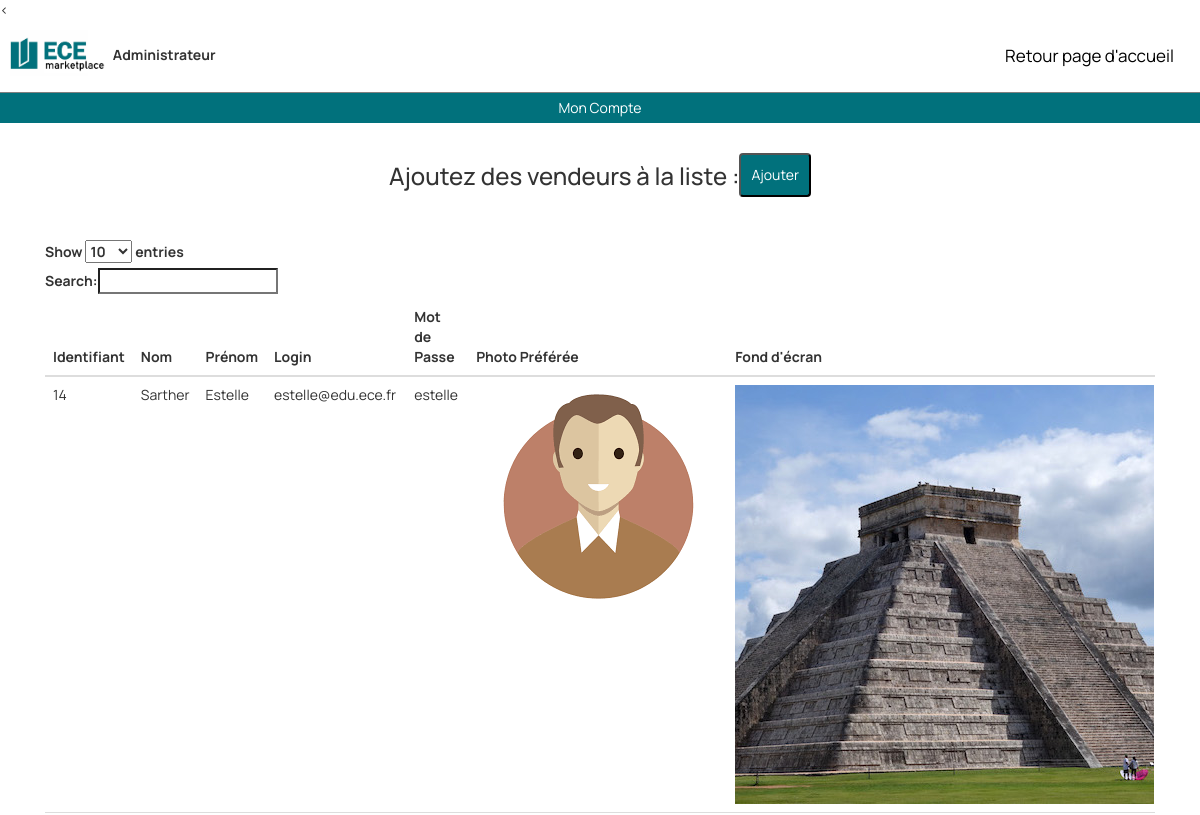
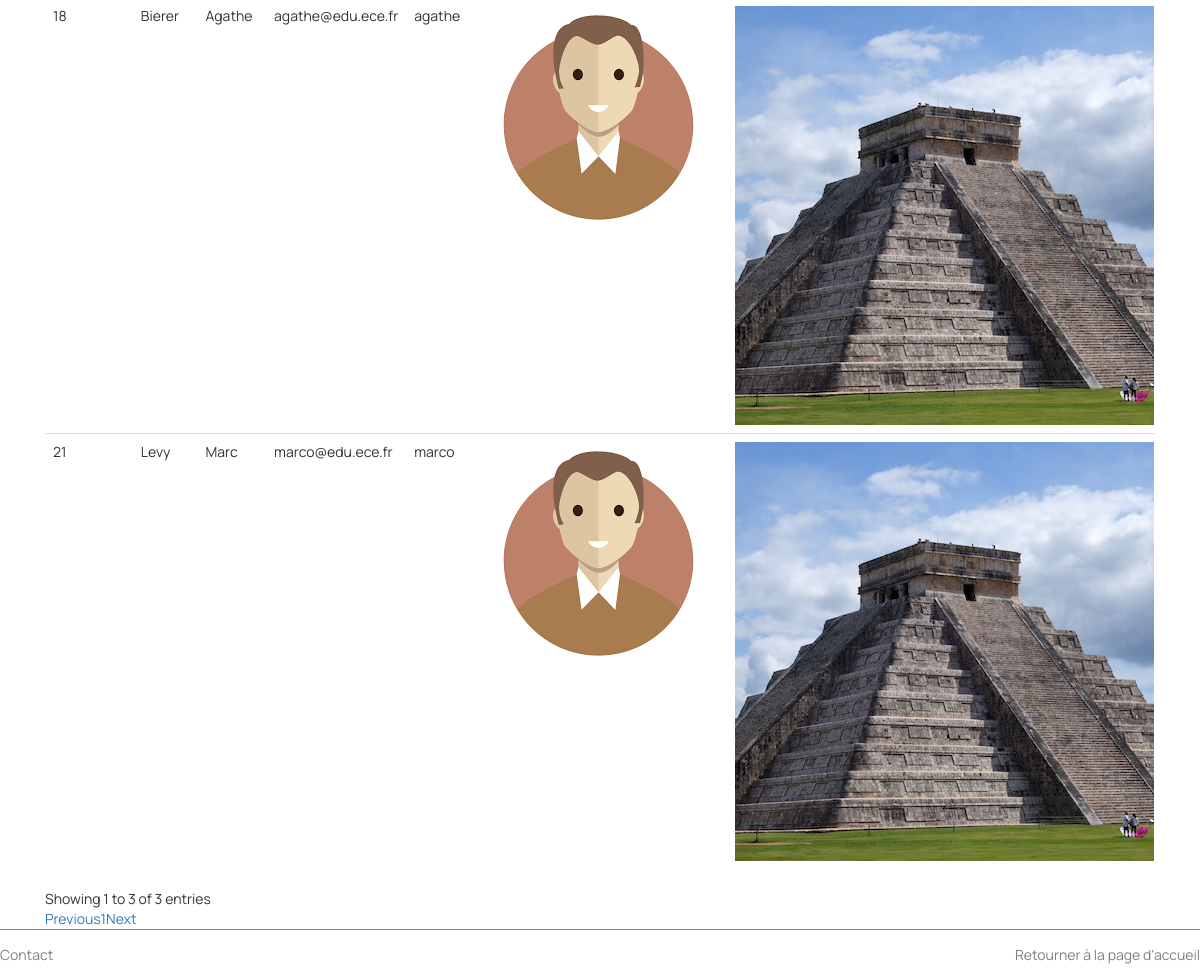
Page /Admin/listeVendeurs.php on the committed database (2 pictures, top to bottom).
### tables this page shows
CREATE TABLE `vendeur` (
  `idVendeur` int(11) NOT NULL,
  `login` varchar(255) NOT NULL,
  `password` varchar(255) NOT NULL,
  `nom` varchar(255) NOT NULL,
  `prenom` varchar(255) NOT NULL,
  `photoPreferee` varchar(255) NOT NULL DEFAULT '../Vendeur/uploads/account.png',
  `backgroundPhoto` varchar(255) NOT NULL DEFAULT '../Vendeur/uploads/mexique.png'
);

### Admin/listeVendeurs.php (the view, shortened to what this page needs)
<!DOCTYPE html>
<html>
<head>
  <link rel="stylesheet"
  href="https://stackpath.bootstrapcdn.com/bootstrap/4.1.3/css/bootstrap.min.css">
  <link rel="stylesheet" href="https://maxcdn.bootstrapcdn.com/bootstrap/4.0.0/css/bootstrap.min.css" >
  <link rel="stylesheet" href="https://cdnjs.cloudflare.com/ajax/libs/font-awesome/4.7.0/css/font-awesome.min.css">
  <link rel="stylesheet" href="https://maxcdn.bootstrapcdn.com/bootstrap/3.4.1/css/bootstrap.min.css">
  <link rel="stylesheet" type="text/css" href="../styles.css">
</head>
<body>
  <<div class="topnav" id="myTopnav" >
  <b class="active"><img src="../img/logomarket.jpg" alt="ECEmarketplace" style="width:100px;"></b>
  <b class="active">Administrateur</b>
  <a href="accueilAdmin.php"> Retour page d'accueil</a>
  </div>
  <div class="parent">Mon Compte
  </div>
  <div class="annonce" style="display:flex;justify-content:center;margin:20px;margin-bottom:40px;">
    <div class=""style="text-align: center;">
      <h3 >Ajoutez des vendeurs à la liste : </h3></div>
      <div >
        <form action="ajouterVendeur.html" method="post" >
          <table >
            <tr>
              <td colspan="2" align="center">
               <input type="submit" name="button2" value="Ajouter"style="width: 100%;background-color: #01717C;border: :none;padding: 10px;;color: white;border-radius: 4px;margin-top:10px;"></td>
             </tr>
           </table>
         </form>
       </div>
     </div>
  <div class="container">
    <div class="table-responsive">
      <div class="row">
        <div class="col-lg-12">
          <table class="table" id="basictable">
            <thead>
              <tr>
                <th class="th-sm">Identifiant
                </th>
                <th class="th-sm">Nom
                </th>
                <th class="th-sm">Prénom
                </th>
                <th class="th-sm">Login
                </th>
                <th class="th-sm">Mot de Passe
                </th>
                <th class="th-sm" style="width:1"%;>Photo Préférée
                </th>
                <th class="th-sm">Fond d'écran
                </th>
              </tr>
            </thead>
            <?php
            $database = "ebayECE";
            $db_handle = mysqli_connect('localhost', 'root', 'root');
            $db_found = mysqli_select_db($db_handle, $database);
            if ($db_found) {
              $sql = "SELECT * FROM vendeur";
              $result = mysqli_query($db_handle, $sql);
              while ($data = mysqli_fetch_assoc($result)) {
                  echo '<tr>';
                  echo '<td>' . $data['idVendeur'] . '</td>';
                  echo '<td>' . $data['nom'] . '</td>';
                  echo '<td>' . $data['prenom'] . '</td>';
                  echo '<td>' . $data['login'] . '</td>';
                  echo '<td>' . $data["password"] .'</td>';
                  echo '<td><img src='. $data["photoPreferee"] .'></td>';
                  echo '<td><img src='. $data["backgroundPhoto"] .'></td>';
                  echo '</tr>';
                }
            }
            ?>
          </table>
        </div>
      </div>
    </div>
  </div>
  <div class="footer" style="border-top : 1px solid grey;  justify-content: space-between;display:flex;background-color:white;">
    <div class="infoFooter">
      <p><a href="../contact.html">Contact</a></p>
    </div>
    <div class="infoFooter">
      <div class="text-right"><a style="text-decoration:none; " href="accueilAdmin.php"><p >Retourner à la page d'accueil</p></a></div>
    </div>
  </div>
</body>
</html>

### styles.css (style rules this page uses)
body { font-family :'Manrope'; margin: 0; }
.footer a { color:grey; text-decoration:none; }
.infoFooter { padding-top: 15px; }
.topnav { overflow: hidden; border-bottom: 1px solid grey; padding: 10px; }
.topnav a { float: right; display: flex;; color: black; text-align: center; padding: 14px 16px; text-decoration: none; font-size: 17px; }

### Admin/listeVendeurs.php (style rules this page uses)
html, body { margin: 0; padding: 0; }
.parent { text-align: center; background-color: #01717C; color:white; padding: 5px; border-bottom: grey; padding-left:5px; width:100%; }

### rows in the picture
vendeur: idVendeur "14", nom "Sarther", prenom "Estelle", login "estelle@edu.ece.fr", password "estelle", photoPreferee (picture), backgroundPhoto (picture)
vendeur: idVendeur "18", nom "Bierer", prenom "Agathe", login "agathe@edu.ece.fr", password "agathe", photoPreferee (picture), backgroundPhoto (picture)
vendeur: idVendeur "21", nom "Levy", prenom "Marc", login "marco@edu.ece.fr", password "marco", photoPreferee (picture), backgroundPhoto (picture)
